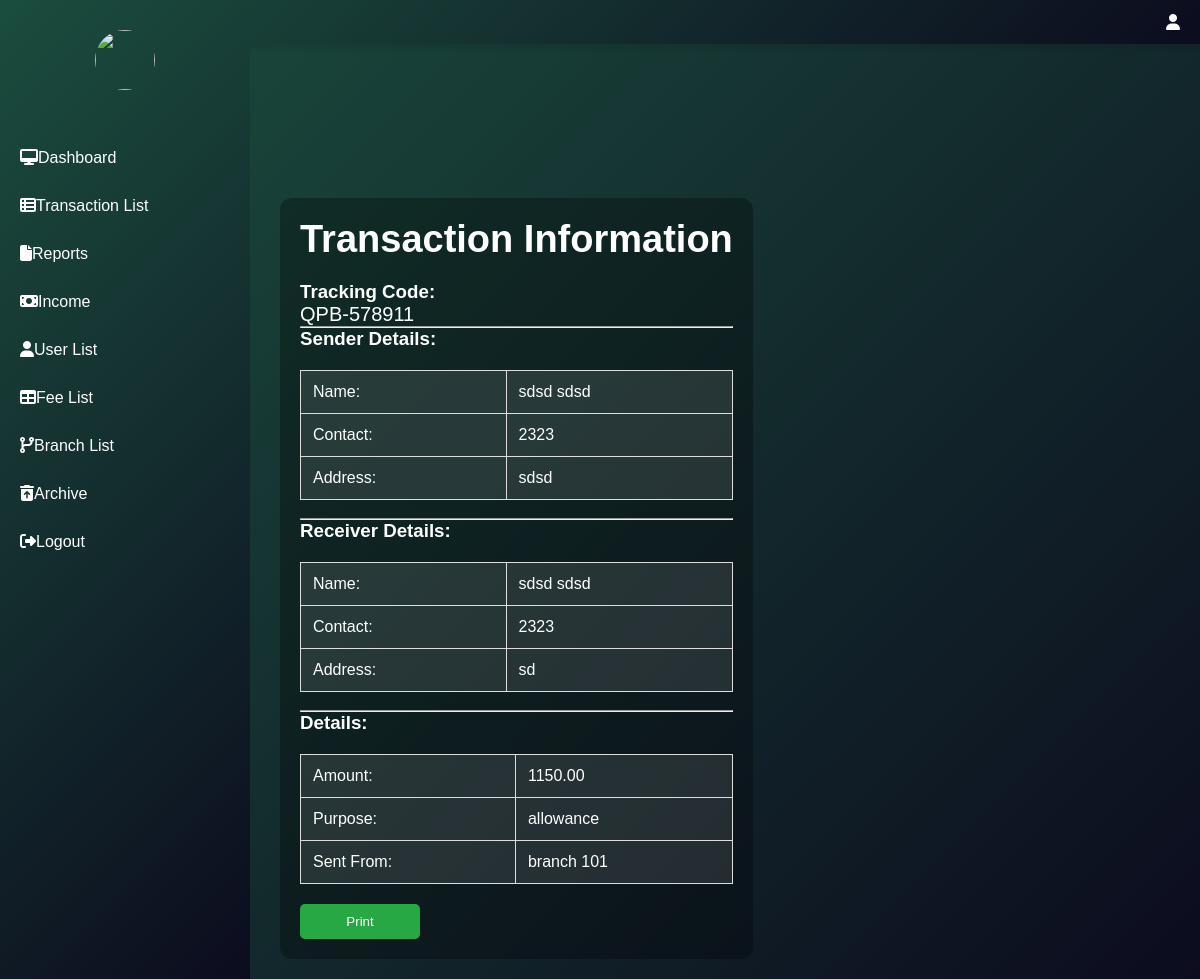
Page /view.php?id=48 on the committed database.
### tables this page shows
CREATE TABLE `transactions` (
  `transaction_id` int(11) NOT NULL,
  `sender_id` int(11) NOT NULL,
  `amount` decimal(10,2) NOT NULL,
  `branch_from` int(11) NOT NULL,
  `status` enum('pending','received','failed') DEFAULT 'pending',
  `tracking_code` varchar(50) NOT NULL,
  `purpose` varchar(50) NOT NULL,
  `branch_to` varchar(50) NOT NULL,
  `receiver_id` varchar(50) NOT NULL,
  `s_firstname` varchar(50) NOT NULL,
  `s_lastname` varchar(50) NOT NULL,
  `s_middlename` varchar(50) DEFAULT NULL,
  `s_contact` varchar(20) NOT NULL,
  `s_address` varchar(255) NOT NULL,
  `r_firstname` varchar(50) NOT NULL,
  `r_lastname` varchar(50) NOT NULL,
  `r_middlename` varchar(50) DEFAULT NULL,
  `r_contact` varchar(20) NOT NULL,
  `r_address` varchar(255) NOT NULL,
  `created_at` timestamp NOT NULL DEFAULT current_timestamp(),
  `fee` decimal(10,2) NOT NULL
);

CREATE TABLE `branches` (
  `branch_id` int(11) NOT NULL,
  `branch_name` varchar(100) NOT NULL,
  `address` varchar(255) NOT NULL,
  `created_at` timestamp NOT NULL DEFAULT current_timestamp()
);

### view.php (the view, shortened to what this page needs)
<!DOCTYPE html>
<html lang="en">
<head>
    <link rel="stylesheet" href="https://stackpath.bootstrapcdn.com/font-awesome/4.7.0/css/font-awesome.min.css">
    <link href='https://unpkg.com/boxicons@2.0.9/css/boxicons.min.css' rel='stylesheet'>
    <link rel="stylesheet" type="text/css" href="css/fontawesome/css/all.css">
</head>
<body>
    <input type="checkbox" id="checkbox">
    <header class="header">
        <h2 class="u-name">PERA <b>PADALA</b>
            <label for="checkbox">
                <i id="navbtn" class="fa fa-bars" aria-hidden="true"></i>
            </label>
        </h2>
        <i class="fa fa-user" aria-hidden="true"></i>
    </header>
    <div class="body">
        <nav class="side-bar">
            <div class="user-p">
                <img style="height:60px; width:60px;" src="<?php echo $_SESSION['user_image']; ?>">
            </div>
            <ul>
                <li><a href="admin_dashboard.php"><i class="fa fa-desktop" aria-hidden="true"></i><span>Dashboard</span></a></li>
                <li><a href="list.php"><i class="fas fa-regular fa-table-list" aria-hidden="true"></i><span>Transaction List</span></a></li>
                <li><a href="report.php"><i class="fas fa-light fa-file" aria-hidden="true"></i><span>Reports</span></a></li>
                <li><a href="income.php"><i class="fas fa-light fa-money-bill"aria-hidden="true"></i><span>Income</span></a></li>
                <li><a href="user.php"><i class="fas fa-solid fa-user" style="color: #ffffff;" aria-hidden="true"></i><span>User List</span></a></li>
                <li><a href="fee.php"><i class="fas fa-regular fa-table" style="color: #ffffff;" aria-hidden="true"></i><span>Fee List</span></a></li>
                <li><a href="branch.php"><i class="fas fa-code-branch" style="color: #ffffff;" aria-hidden="true"></i><span>Branch List</span></a></li>
                <li><a href="archive1.php"><i class="fas fa-solid fa-trash-can-arrow-up" style="color: #ffffff;" aria-hidden="true"></i><span>Archive</span></a></li>
                <li><a href="log-out.php"><i class="fas fa-sign-out-alt"></i><span>Logout</span></a></li>
            </ul>
        </nav>
        <div class="container">
            <div class="table">
                <div class="Print" id="printContent">
                    <h1>Transaction Information</h1>
                    <?php
                        include 'connect.php';
                        if (isset($_GET['id'])) {
                            $transaction_id = mysqli_real_escape_string($conn, $_GET['id']);
                            $sql = "SELECT *, b.branch_name FROM transactions t JOIN branches b ON t.branch_from = b.branch_id WHERE transaction_id = '$transaction_id'";
                            $result = $conn->query($sql);
                            if ($result->num_rows > 0) {
                                $row = $result->fetch_assoc();
                                echo '<div>';
                                echo '<h3>Tracking Code:</h3>';
                                echo '<p style="font-size: 20px;">' . (isset($row['tracking_code']) ? $row['tracking_code'] : '') . '</p>';
                                echo '<hr>';
                                echo '<h3>Sender Details:</h3>';
                                echo '<table>';
                                echo '<tr><td>Name:</td><td>' . (isset($row['s_lastname']) ? $row['s_lastname'] . ' ' . $row['s_middlename'] : '') . '</td></tr>';
                                echo '<tr><td>Contact:</td><td>' . (isset($row['s_contact']) ? $row['s_contact'] : '') . '</td></tr>';
                                echo '<tr><td>Address:</td><td>' . (isset($row['s_address']) ? $row['s_address'] : '') . '</td></tr>';
                                echo '</table>';
                                echo '<br>';
                                echo '<hr>';
                                echo '<h3>Receiver Details:</h3>';
                                echo '<table>';
                                echo '<tr><td>Name:</td><td>' . (isset($row['r_lastname']) ? $row['r_lastname'] . ' ' . $row['r_middlename'] : '') . '</td></tr>';
                                echo '<tr><td>Contact:</td><td>' . (isset($row['r_contact']) ? $row['r_contact'] : '') . '</td></tr>';
                                echo '<tr><td>Address:</td><td>' . (isset($row['r_address']) ? $row['r_address'] : '') . '</td></tr>';
                                echo '</table>';
                                echo '<br>';
                                echo '<hr>';
                                echo '<h3>Details:</h3>';
                                echo '<table>';
                                echo '<tr><td>Amount:</td><td>' . (isset($row['amount']) ? $row['amount'] : '') . '</td></tr>';
                                echo '<tr><td>Purpose:</td><td>' . (isset($row['purpose']) ? $row['purpose'] : '') . '</td></tr>';
                                echo '<tr><td>Sent From:</td><td>' . (isset($row['branch_name']) ? $row['branch_name'] : '') . '</td></tr>';
                                echo '</table>';
                            } else {
                                echo "No transaction found with ID: $transaction_id";
                            }
                        } else {
                            echo "Transaction ID is missing in the URL.";
                        }
                    ?>
                    <button onclick="printTransaction()">Print</button>
                </div>
            </div>
        </div>
    </div>
</body>
</html>

### view.php (style rules this page uses)
:root { --poppins: 'Poppins', sans-serif; --lato: 'Lato', sans-serif; --light: #F9F9F9; --blue: #3C91E6; --dark-green: #1b4d3e; --light-green: #388e3c; --grey: #333; --dark-grey: #AAAAAA; --dark: #2C3E50; --red: #DB504A; --yellow: #FFCE26; --orange: #FD7238; --green: #28a745; }
*, *::before, *::after { margin: 0; padding: 0; box-sizing: border-box; }
body { font-family: var(--poppins); background: linear-gradient(135deg, var(--dark-green), #0c0c1e); color: white; height: 100%; }
body, html { height: 100%; }
.container { display: flex; justify-content: space-between; flex-wrap: wrap; padding: 20px; }
.side-bar { background: linear-gradient(135deg, var(--dark-green), #0c0c1e); color: white; width: 250px; height: 100%; position: fixed; padding-top: 20px; top: 0; left: 0; z-index: 1000; transition: width 0.3s ease-in-out; }
.side-bar a { text-decoration: none; color: white; display: block; padding: 15px 20px; font-size: 16px; transition: background-color 0.3s ease; }
.side-bar .user-p { text-align: center; padding: 10px; margin-bottom: 20px; }
.side-bar .user-p img { border-radius: 50%; width: 60px; height: 60px; }
header { background: linear-gradient(136deg, var(--dark-green), #0c0c1e); padding: 8px 20px; color: white; display: flex; justify-content: space-between; align-items: center; position: fixed; top: 0; left: 0; right: 0; box-shadow: 0 4px 6px rgba(0, 0, 0, 0.1); }
header h2 { font-size: 24px; }
header i { font-size: 24px; cursor: pointer; }
.body { margin-left: 260px; padding-top: 80px; overflow: hidden; }
.table { background-color: rgba(0, 0, 0, 0.3); margin-top: 80px; padding: 20px; border-radius: 12px; }
.table h1 { font-size: 38px; margin-bottom: 20px; }
.Print table { width: 100%; margin-top: 20px; border-collapse: collapse; }
.Print table, .Print th, .Print td { border: 1px solid #ddd; }
.Print th, .Print td { padding: 12px; text-align: left; }
.Print td { background-color: rgba(255, 255, 255, 0.1); }
button { padding: 10px; border-radius: 5px; width: 120px; color: white; background-color: var(--green); border: none; cursor: pointer; margin-top: 20px; }

### rows in the picture
transactions: tracking_code "QPB-578911", s_lastname "sdsd", s_middlename "sdsd", s_contact "2323", s_address "sdsd", r_lastname "sdsd", r_middlename "sdsd", r_contact "2323", r_address "sd", amount "1150.00", purpose "allowance", branch_from.branch_name "branch 101"
